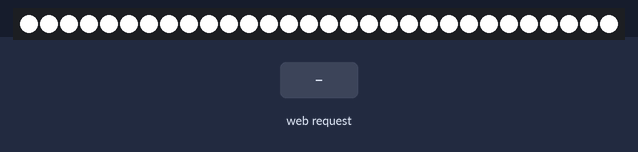
Simulated run of this sketch. Board: ESP8266 (NodeMCU). Parts: 30 RGB LEDs in strip order, left to right. The inputs (shaded band) are chosen by the test bench. WiFi joins after 1.5 s; servers stay silent unless stated; what the sketch prints to the serial monitor is not drawn.

Above: at 2.7 s.
2.8 s: HTTP request GET /LED=OFF received
At 4.1 s:
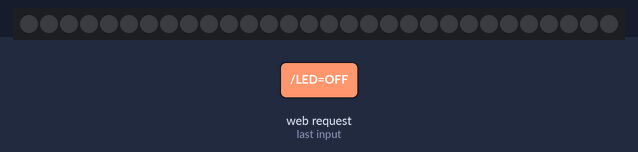
5.0 s: HTTP request GET /LED_WARN_ON received
At 6.4 s:
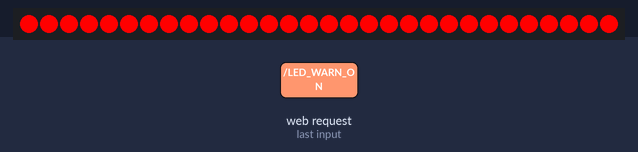
7.1 s: HTTP request GET /LED_NTH received
At 8.3 s:
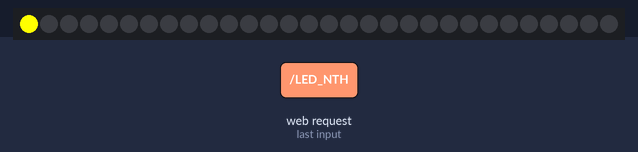
Timing chart, 0 to 10.1 s (numbered marks = the images above; inputs shaded):
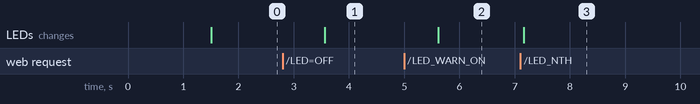

Measured:
- after the input at 2.8 s, the LEDs: change after 0.76 s (image 1)
- after the input at 5.0 s, the LEDs: change after 0.61 s (image 2)
- after the input at 7.1 s, the LEDs: change after 0.06 s (image 3)

The sketch:

esp8266_controller.ino
```cpp
#include <Arduino.h>
#include <ESP8266WiFi.h>
#include <WebSocketsServer.h>
#include <Hash.h>
#include <WiFiUdp.h>
#include <Adafruit_NeoPixel.h>
#include "DHT.h"


const int LED_ON=1;
const int LED_OFF=2;
const int LED_NTH = 3;
const int LED_WARN_ON=6;
const int LED_WARN_OFF=7;
const int LED_NTH_ONLY=8;

int ledStripMode = LED_ON;

// ------------- SETUP for WS2812-----------------------
// DEFINE PIN = GPI3 (USE RX)
#define PIN 3
// Set to the number of LEDs in your LED strip
#define NUM_LEDS 30
// Maximum number of packets to hold in the buffer. Don't change this.
#define BUFFER_LEN 1024
// Toggles FPS output (1 = print FPS over serial, 0 = disable output)
#define PRINT_FPS 0

// ------------- SETUP for DHT11-----------------------
#define DHTTYPE DHT11

WiFiClient client;
const int DHTPin = 5;
const int channelID = 1855735; //
const char* dhtServer = "api.thingspeak.com";
String writeAPIKey = "43ABY00L7T9D5X6R";
const int postingInterval = 2 * 1000; // post data every 2 seconds

// DHT dht(DHTPin, DHTTYPE);
// ------------------------ END SETUP ------------------------------

// Wifi and socket settings
// const char* ssid     = "Dung Duong";
// const char* password = "meomeogaugau"; // 192.168.1.98
// const char* ssid     = "LocusT36";
// const char* password = "ineedadogter";  //192.168.43.90
const char* ssid     = "VNPT";
const char* password = "!@#123";  //192.168.31.177
bool state=false;


Adafruit_NeoPixel ledstrip = Adafruit_NeoPixel(30, PIN, NEO_GRB + NEO_KHZ800);

WiFiServer server(8191);

// Network information
// IP must match the IP in config.py
//IPAddress ip(192, 168, 1, 98);
// Set gateway to your router's gateway
//IPAddress gateway(192, 168, 1, 1);
//IPAddress subnet(255, 255, 255, 0);

void setup() {
    pinMode(3, FUNCTION_0);
    Serial.begin(115200);
    //WiFi.config(ip, gateway, subnet);
    WiFi.mode(WIFI_STA);
    WiFi.begin(ssid, password);
    Serial.println("");
    // Connect to wifi and print the IP address over serial
    while (WiFi.status() != WL_CONNECTED) {
        delay(500);
        Serial.print(".");
    }
     server.begin();
    Serial.println("");
    Serial.print("Connected to ");
    Serial.println(ssid);
    Serial.print("IP address: ");
    Serial.println(WiFi.localIP());
    // ledstrip.init(NUM_LEDS);
    ledstrip.begin();
    state=true;
    // dht.begin();
    ledStripMode = LED_ON;
}

uint8_t N = 0;
#if PRINT_FPS
    uint16_t fpsCounter = 0;
    uint32_t secondTimer = 0;
#endif
void turnOnLed() {
    for(int i=0;i<NUM_LEDS; ++i)
      ledstrip.setPixelColor(i, 255,255,255);
    ledstrip.show();
}
void turnOffLed() {
    for(int i=0;i<NUM_LEDS; ++i)
      ledstrip.setPixelColor(i, 0,0,0);
    ledstrip.show();
}
void turnNthLed(int n){
  Serial.print("Turn on ");
  Serial.println(n);
  for(int i=0;i<NUM_LEDS; ++i){
      if(i==n) {ledstrip.setPixelColor(i,255,255,0);}
      else ledstrip.setPixelColor(i, 0,0,0);
      }
    ledstrip.show();

}
void ledWarn(){
  for(int i=0;i<30; ++i)
    ledstrip.setPixelColor(i, 255,0,0);
  ledstrip.show();
  delay(1000);
}


// ----------------------------------- GET REQUEST STRING FOR MODE USING-------------------------------

void getRequestString(){
  WiFiClient client = server.available();
  if (!client){
    return;
  }

  Serial.println("Waiting for new client");
  while(!client.available())
  {
    delay(1);
  }
  String request = client.readStringUntil('\r');
  Serial.println(request);
  client.flush();
    delay(1);
  if(request.indexOf("/LED=ON") != -1){
    Serial.println("Received");
    ledStripMode= LED_ON;
    state = true;
  }
  else if(request.indexOf("/LED=OFF") != -1){
    Serial.println("Received");
    ledStripMode= LED_OFF;
    state = true;
  }
  else if(request.indexOf("/LED_WARN_ON")!= -1){
    Serial.println("Received");
    ledStripMode= LED_WARN_ON;
    state = true;
  }
  else if(request.indexOf("/LED_WARN_OFF") != -1){
    Serial.println("Received");
    ledStripMode= LED_WARN_OFF;
    state = true;
  }
  else if(request.indexOf("/LED_NTH") != -1){
    String nth;
    int index = request.indexOf("/LED_NTH")+9;
    for(int i=index;i<request.length();++i){
      if(request[i] == ' '){
        break;
      }
      nth += request[i];
    }
    turnNthLed(nth.toInt());
  }

  Serial.println("Client disonnected");

}


void loop() {
  if(state == true){
    // dht11Handle();
      if(ledStripMode == LED_ON ) {
        Serial.println("Turn on Led");
        turnOnLed();
        state = false;
        delay(50);
      }else if(ledStripMode == LED_OFF){
        Serial.println("Turn off led");
        turnOffLed();
        state = false;
        delay(50);
      }else if(ledStripMode== LED_WARN_ON){
        state = false;
        Serial.println("Led warn");
        ledWarn();
        delay(50);
      } else if(ledStripMode == LED_WARN_OFF){
        state = false;
        Serial.println("Led off");
        turnOffLed();
        delay(1);
    }}
    getRequestString();
  delay(500);
}
```
